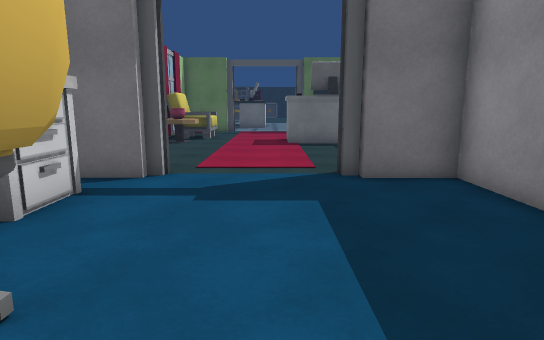
View 1 (above)

17 first-person views from a walk through a scene from a Unity 3-D project. The camera is 1.5 m above the floor, tilts 10° down and sees 75° across. Doors are open. The floor is counted in squares, 1 m on a side. Each view is taken from the middle of a square. On the plan, view 1 faces up. The plan holds only what a view shows up to about 16 squares ahead; the rest is blank. The place goes on beyond the plan. Some surface patterns are stand-ins.

View 2
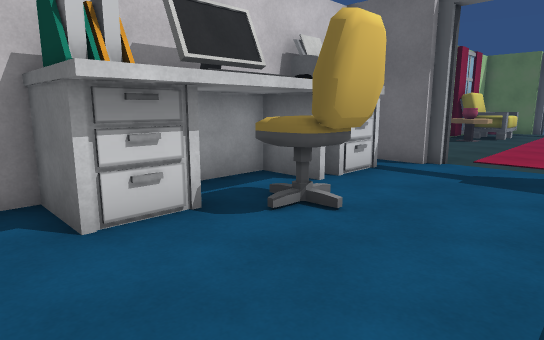

View 3
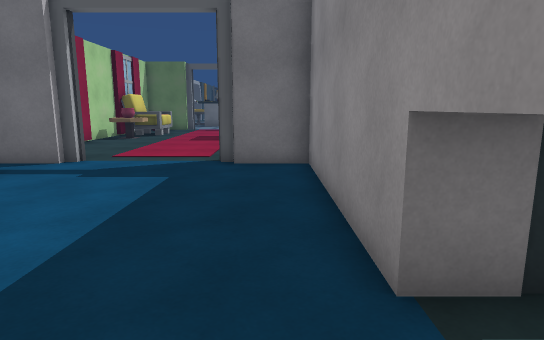

View 4
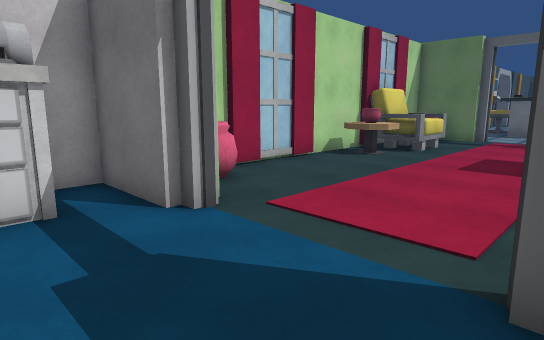

View 5
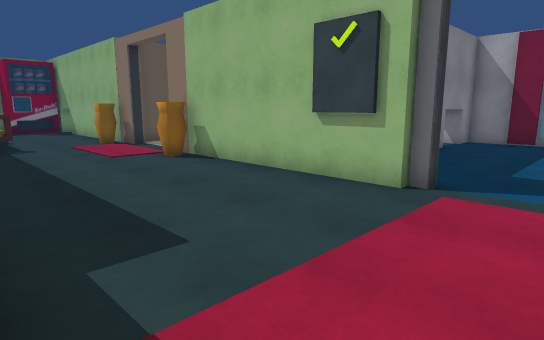

View 6
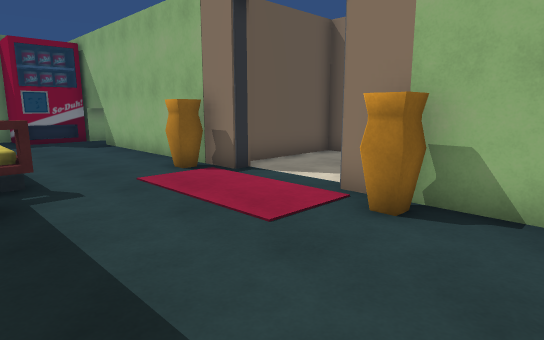

View 7
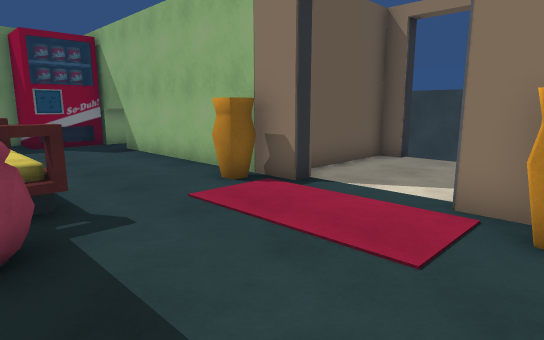

View 8
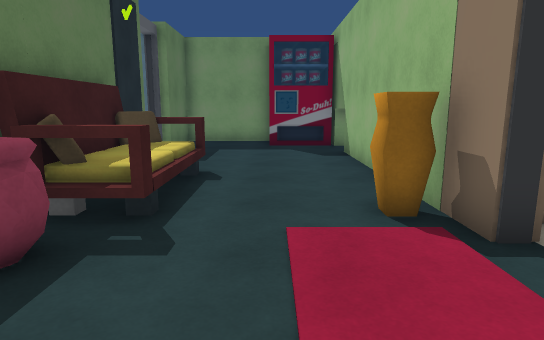

View 9
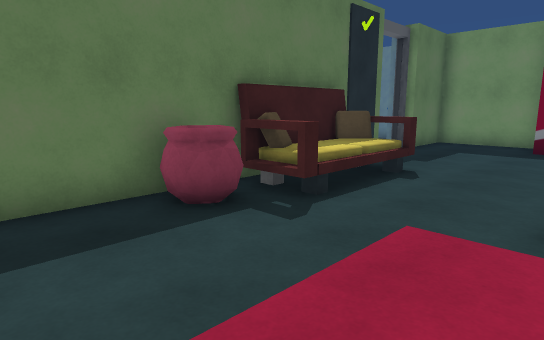

View 10
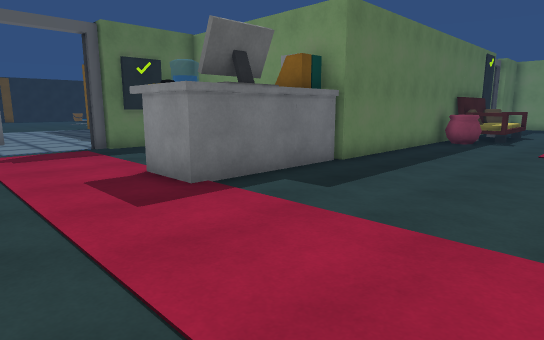

View 11
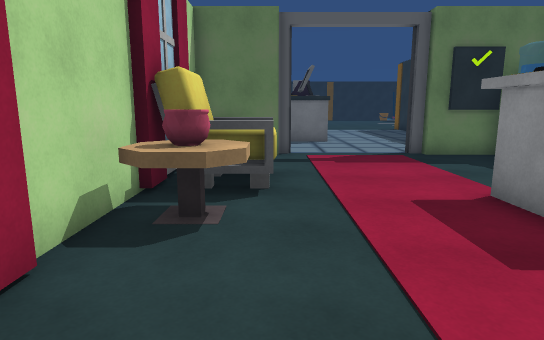

View 12
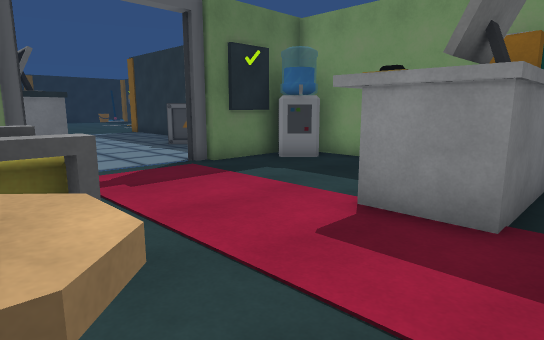

View 13
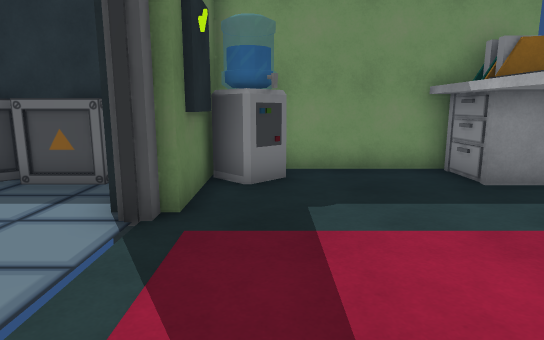

View 14
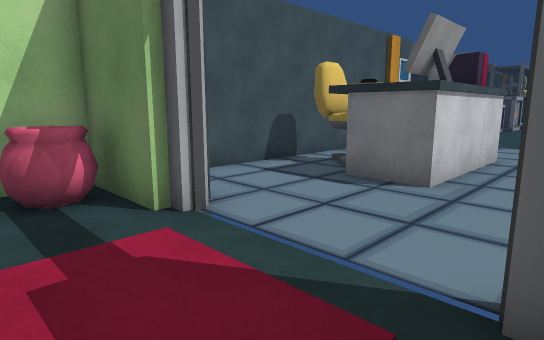

View 15
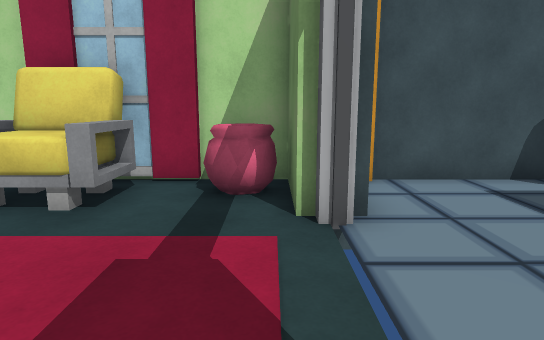

View 16
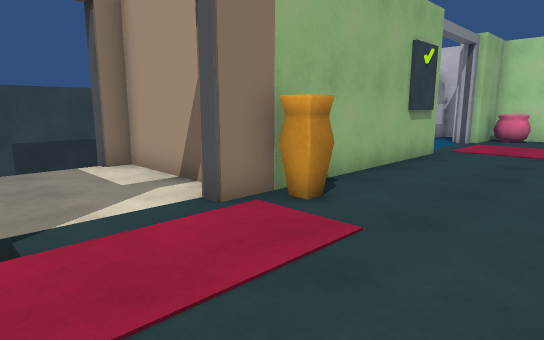

View 17
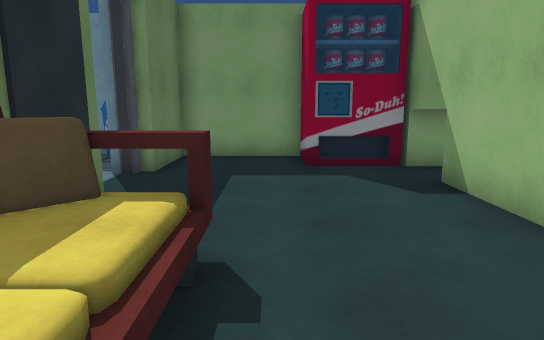

### Floor plan
Key: @ floor where view 1 was taken; # wall or solid block; . floor; D open door; = window, fence, low wall or low ledge; ^ raised ledge; T table; C computer; U curtain; R rug; B box; F forklift; O other object.
Columns run from 6 left of view 1 to 26 right of it. Each row starts with its distance up from view 1.
 30      #
 29  ##  # ...
 28  ##^ # ...
 27  #..C# ..BB
 26  #........B
 25  #........B
 24 FF........B
 23   ##DDDD##
 22  ##......####
 21  #^.......#=#
 20  ...........#
 19  UOO........#
 18  UOO........#
 17  #TO...C..###                   #
 16  TT....#..###                .# #
 15 #.T....###############   ##DDD###
 14 #..................^#OOOO.......#
 13  U...................OOOO.......#
 12  ...............................#
 11 #................RRR..........###
 10 ###.............RRRRR.........##
  9 ##^............^.RRRR^......DDD#
  8 ####DDDD#########DDD############
  7 #.........#     #....#
  6 ###.......#     #....#
  5  ##.......#     #....#
  4  ##.......#     #DDD.#
  3  ##^#.....#     #DDD##
  2  ##.#.....#
  1   #.......#
  0   #...@...D
 -1  ##... ...D
 -2   ...  .U.#
 -3          ##

Positions as (right, up) in squares from view 1, and headings:
1: (0, 0), facing up
2: (1, -2), facing up-left
3: (3, -2), facing up
4: (2, 5), facing up-left
5: (-1, 15), facing down-right
6: (7, 14), facing down-right
7: (9, 14), facing down-right
8: (10, 11), facing right
9: (10, 9), facing up-right
10: (-3, 9), facing up-right
11: (-3, 11), facing up
12: (-4, 14), facing up-right
13: (-3, 21), facing right
14: (2, 20), facing up-left
15: (2, 22), facing left
16: (14, 13), facing down-left
17: (15, 12), facing right
